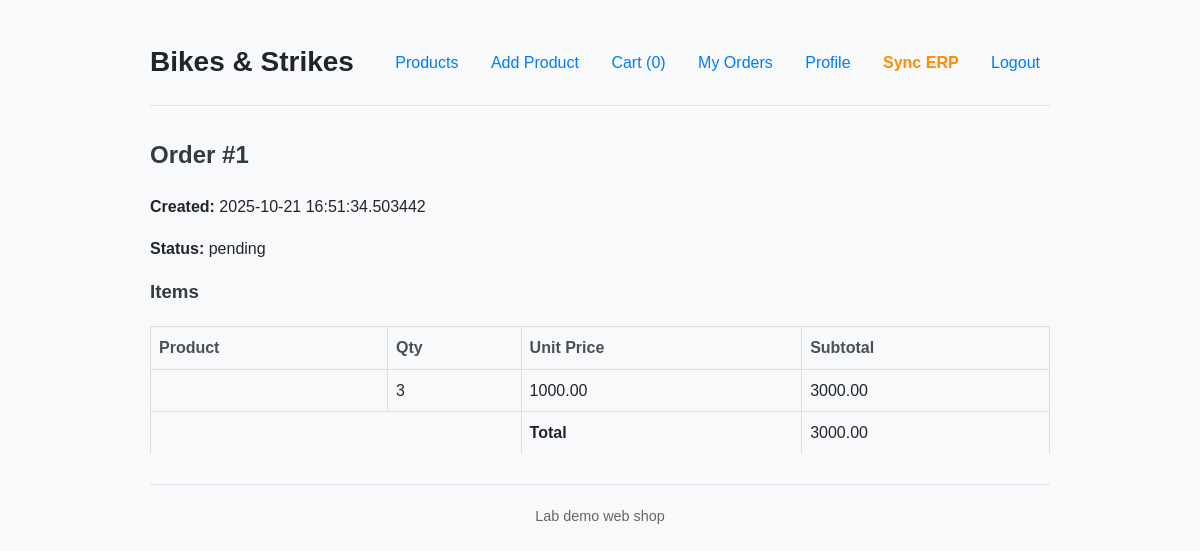
/order/1 (signed in), run on the app's committed database.
### projekt/models.py (models this page shows)
class Order(db.Model):
    id = db.Column(db.Integer, primary_key=True)
    user_id = db.Column(db.Integer, db.ForeignKey('user.id'), nullable=False)
    total_price = db.Column(db.Numeric(12, 2), nullable=False)
    status = db.Column(db.String(50), default='pending')
    created_at = db.Column(db.DateTime, default=datetime.utcnow)
    items = db.relationship('OrderItem', backref='order', lazy=True)

class OrderItem(db.Model):
    id = db.Column(db.Integer, primary_key=True)
    order_id = db.Column(db.Integer, db.ForeignKey('order.id'), nullable=False)
    product_id = db.Column(db.Integer, db.ForeignKey(
        'product.id'), nullable=False)
    product = db.relationship('Product')
    quantity = db.Column(db.Integer, nullable=False)
    unit_price = db.Column(db.Numeric(10, 2), nullable=False)

### projekt/routes.py (the view)
@app.route('/order/<int:order_id>')
@login_required
def order_detail(order_id):
    o = Order.query.get_or_404(order_id)
    if o.user_id != current_user.id:
        abort(403)
    return render_template('order_detail.html', order=o)

### projekt/__init__.py (called while the page is built)
@login_manager.user_loader
def load_user(user_id):
    return User.query.get(int(user_id))

### projekt/templates/order_detail.html
{% extends "base.html" %}
{% block content %}
  <h2>Order #{{ order.id }}</h2>
  <p><strong>Created:</strong> {{ order.created_at }}</p>
  <p><strong>Status:</strong> {{ order.status }}</p>
  <h3>Items</h3>
  <table>
    <tr><th>Product</th><th>Qty</th><th>Unit Price</th><th>Subtotal</th></tr>
    {% for it in order.items %}
      <tr>
        <td>{{ it.product.name }}</td>
        <td>{{ it.quantity }}</td>
        <td>{{ "%.2f"|format(it.unit_price) }}</td>
        <td>{{ "%.2f"|format(it.unit_price * it.quantity) }}</td>
      </tr>
    {% endfor %}
    <tr><td colspan="2"></td><td><strong>Total</strong></td><td>{{ "%.2f"|format(order.total_price) }}</td></tr>
  </table>
{% endblock %}

### projekt/static/style.css (style rules this page uses)
body { font-family: -apple-system, BlinkMacSystemFont, "Segoe UI", Roboto, Helvetica, Arial, sans-serif, "Apple Color Emoji", "Segoe UI Emoji", "Segoe UI Symbol"; background-color: #f8f9fa; color: #212529; line-height: 1.6; margin: 0; padding: 20px; }
h1, h2, h3 { color: #343a40; margin-top: 0; }
table { width: 100%; border-collapse: collapse; margin-top: 20px; }
table th, table td { padding: 12px 15px; text-align: left; border-bottom: 1px solid #dee2e6; }
table th { background-color: #f8f9fa; font-weight: 600; color: #495057; }
table tr:last-child td { border-bottom: none; }
body { font-family: Arial, sans-serif; max-width: 900px; margin: 20px auto; }
table { width:100%; border-collapse: collapse; margin-top:12px; }
table th, table td { border:1px solid #ddd; padding:8px; }

### data on the page
Order: id "1", created_at "2025-10-21 16:51:34.503442", status "pending", total_price "3000.00"
OrderItem: quantity "3", unit_price "1000.00", it.unit_price*it.quantity "3000.00"

### other printed values
{{ session.get('cart')|length if session.get('cart') else 0 }} "0"
